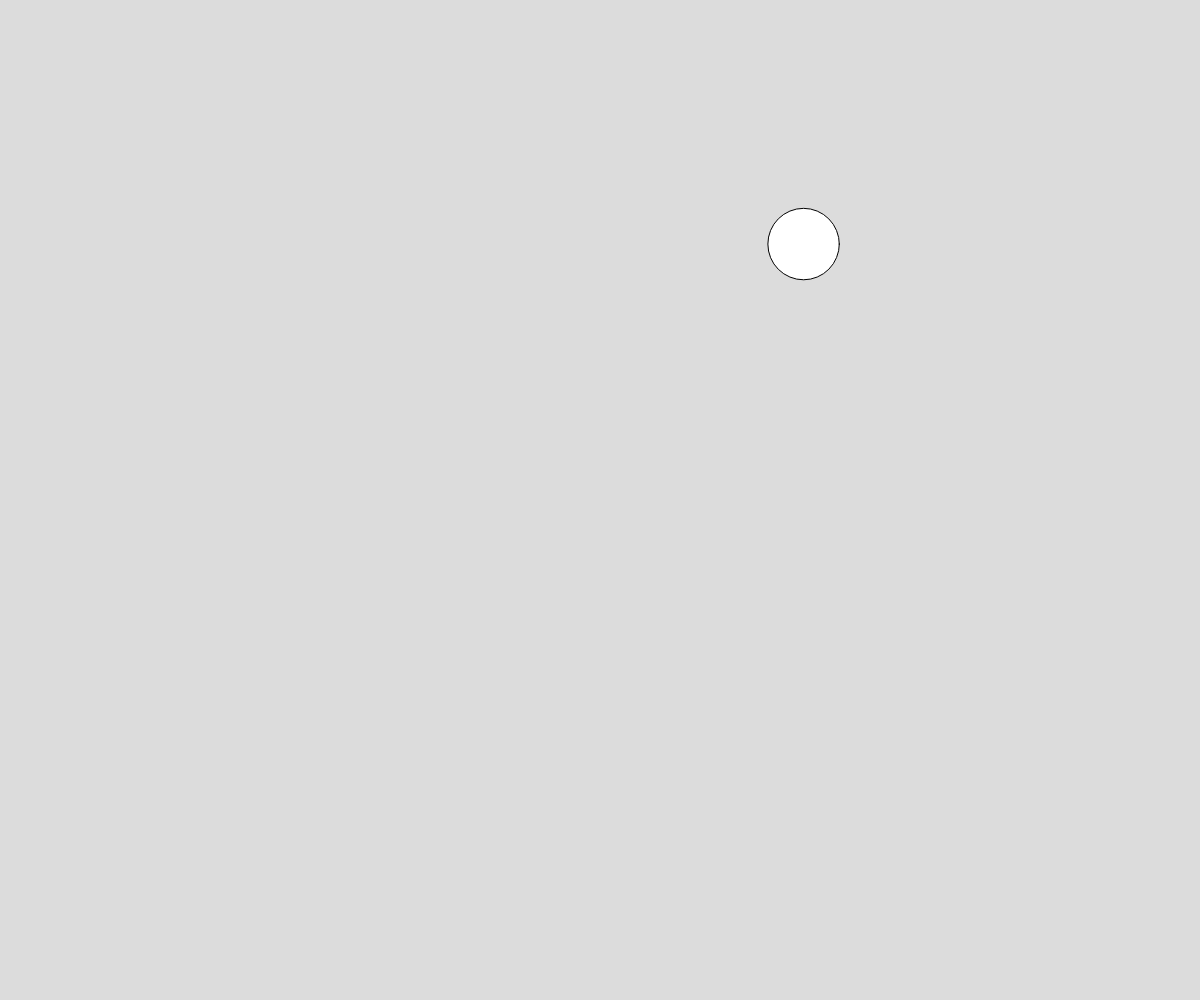
Frame 1 (no input)
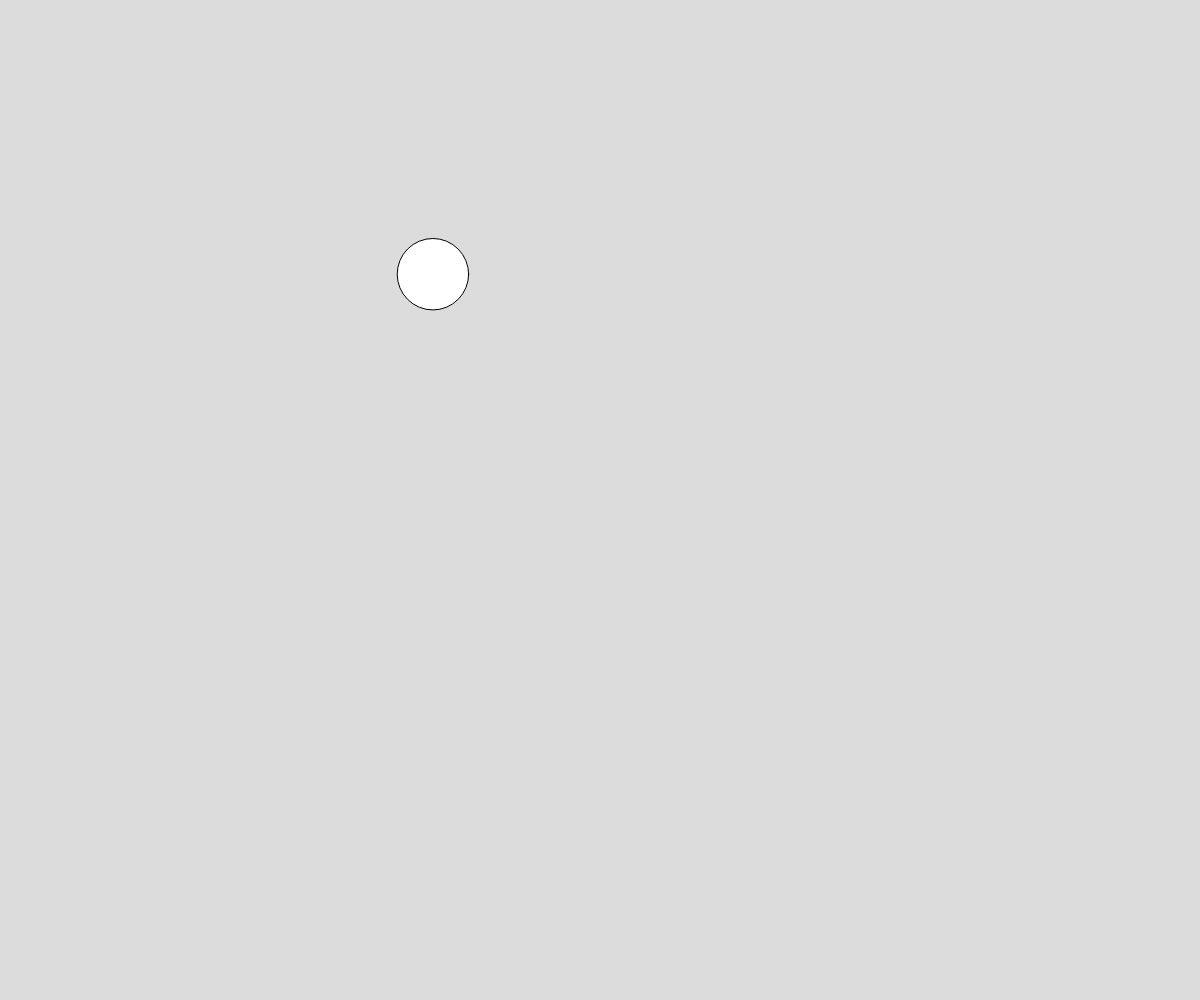
Frame 60 (no input)
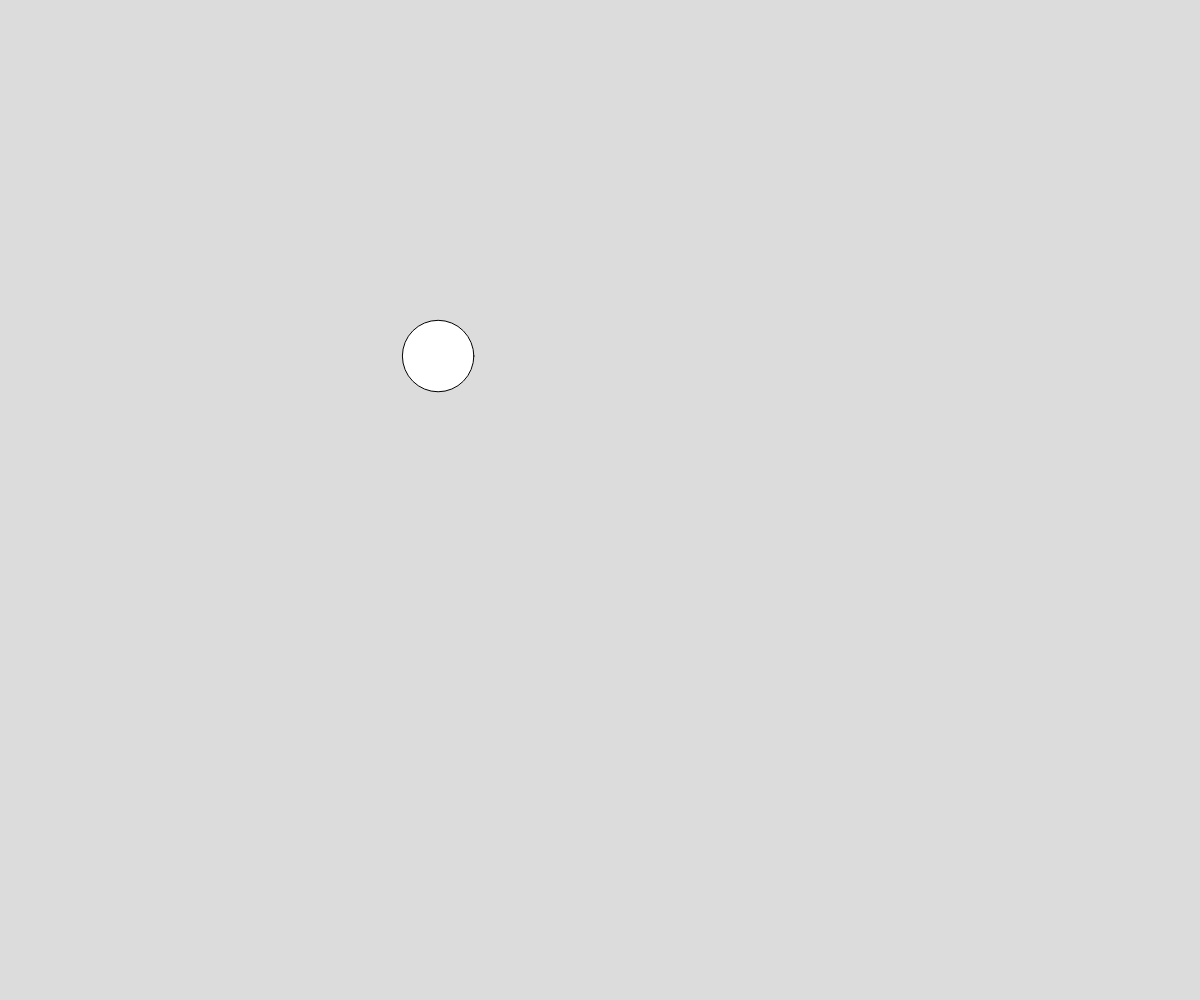
Frame 120 (the mouse pressed at the canvas centre since frame 60)

The p5.js sketch that drew these frames (run headless with seeded random() and noise() and a simulated clock; from frame 60 on, the mouse is pressed at the canvas centre):

// p5.js sketch
// ── sketch.js
// Perlin Noise Function Demo
// Umair Khan
// 9/21/2021

let x, y, radius, xTime, yTime;

function setup() {
  createCanvas(windowWidth, windowHeight);
  x = width/2;
  y = height/2;
  radius = random(25, 40);
  xTime = 0;
  yTime = 100;
}

function draw() {
  background(220);

  x = noise(xTime) * width;
  y = noise(yTime) * height;
  circle(x, y, radius*2);

  xTime += 0.01;
  yTime += 0.01;
}
